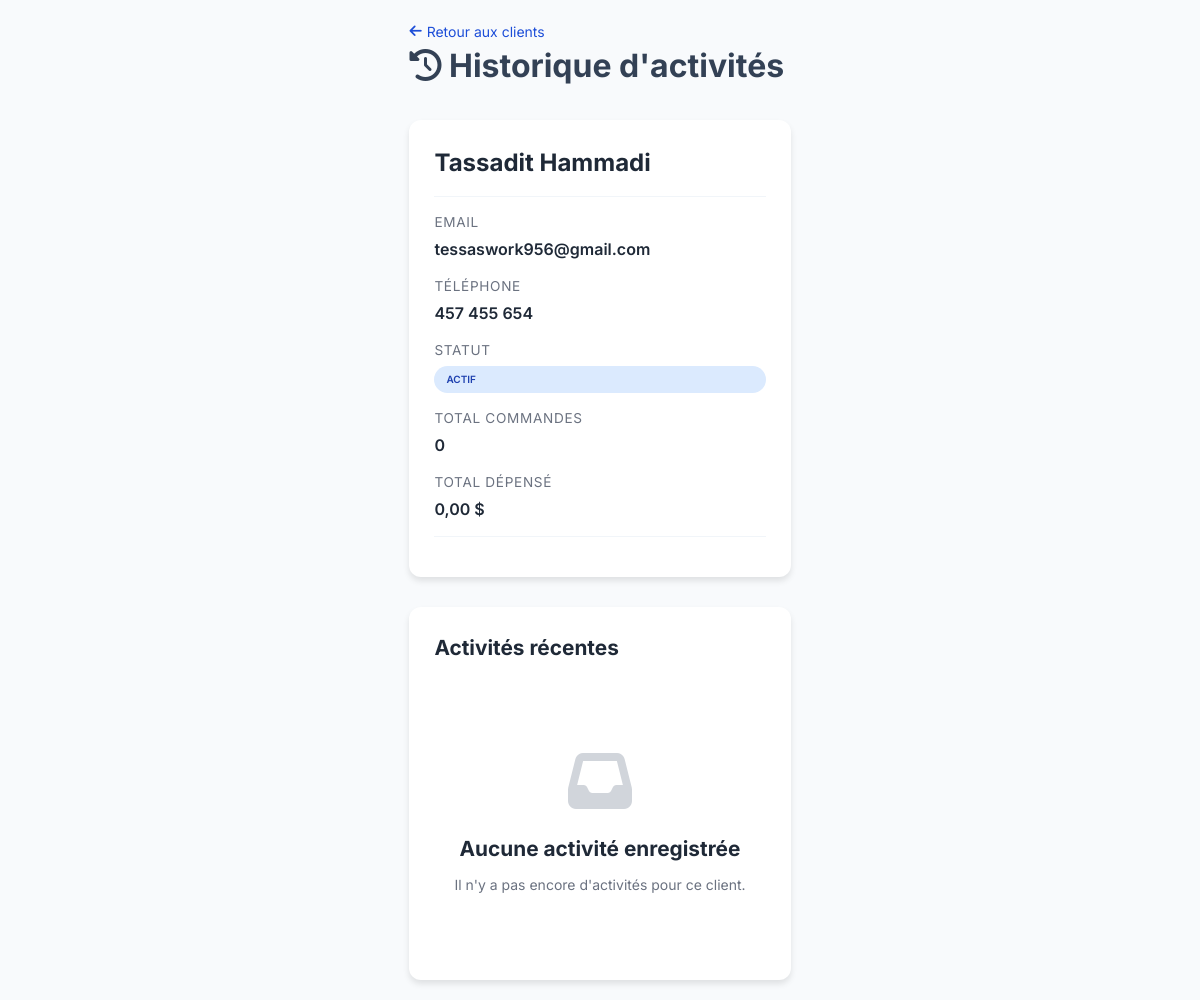
The app's page /clients/client/1/historique/ (signed in) with its own data.
### clients/models.py (models this page shows, shortened)
class Client(TimeStampedModel):
    CLIENT_TYPE_INDIVIDUAL = "individual"
    CLIENT_TYPE_COMPANY = "company"
    CLIENT_TYPE_PARTNER = "partner"
    CLIENT_TYPE_CHOICES = [
        (CLIENT_TYPE_INDIVIDUAL, "Individuel"),
        (CLIENT_TYPE_COMPANY, "Entreprise"),
        (CLIENT_TYPE_PARTNER, "Partenaire"),
    ]
    STATUS_ACTIVE = "active"
    STATUS_INACTIVE = "inactive"
    STATUS_CHOICES = [
        (STATUS_ACTIVE, "Actif"),
        (STATUS_INACTIVE, "Inactif"),
    ]
    name = models.CharField("Nom", max_length=255)
    email = models.EmailField("Email", unique=True)
    phone = models.CharField("Téléphone", max_length=20, blank=True)
    address = models.TextField("Adresse", blank=True)
    client_type = models.CharField(
        "Type de client",
        max_length=20,
        choices=CLIENT_TYPE_CHOICES,
        default=CLIENT_TYPE_INDIVIDUAL,
    )
    status = models.CharField(
        "Statut",
        max_length=20,
        choices=STATUS_CHOICES,
        default=STATUS_ACTIVE,
    )
    loyalty_score = models.PositiveIntegerField(
        "Score de fidélité (1-5)", default=3, help_text="Note de 1 à 5"
    )
    satisfaction_score = models.PositiveIntegerField(
        "Score de satisfaction (%)", default=0, help_text="Pourcentage de satisfaction"
    )
    total_orders = models.PositiveIntegerField("Nombre total de commandes", default=0)
    total_spent = models.DecimalField(
        "Montant total dépensé ($)", max_digits=10, decimal_places=2, default=0
    )
    last_activity_date = models.DateField("Dernière activité", blank=True, null=True)
    notes = models.TextField("Notes", blank=True)
    class Meta:
        verbose_name = "Client"
        verbose_name_plural = "Clients"
        ordering = ["-created_at"]

### clients/views.py (the view)
# urls.py: path("client/<int:client_id>/historique/", views.client_activity_history, name="client_activity_history"),
@user_passes_test(is_staff_or_superuser)
def client_activity_history(request, client_id):
    client = get_object_or_404(Client, id=client_id)
    activities = ClientActivityLog.objects.filter(client=client).order_by("-created_at")
    context = {
        "client": client,
        "activities": activities,
    }
    return render(request, "pgi/client_activity_history.html", context)

### clients/views.py (called while the page is built)
def is_staff_or_superuser(user):
    return user.is_authenticated and (user.is_staff or user.is_superuser)

### templates/pgi/client_activity_history.html (shortened to what this page needs)
{% load static %}
<!DOCTYPE html>
<html lang="fr">
<head>
  <link rel="stylesheet" href="https://cdnjs.cloudflare.com/ajax/libs/font-awesome/6.4.0/css/all.min.css" />
  <link rel="stylesheet" href="{% static 'style.css' %}">
</head>
<body>
  <div class="activity-container">
    <div class="activity-header">
      <a href="{% url 'clients:clients' %}"><i class="fa-solid fa-arrow-left"></i> Retour aux clients</a>
      <h1><i class="fa-solid fa-history"></i> Historique d'activités</h1>
    </div>
    <div class="client-info-card">
      <h2>{{ client.name }}</h2>
      <div class="client-details">
        <div class="client-detail-item">
          <span class="client-detail-label">Email</span>
          <span class="client-detail-value">{{ client.email }}</span>
        </div>
        <div class="client-detail-item">
          <span class="client-detail-label">Téléphone</span>
          <span class="client-detail-value">{{ client.phone|default:"Non renseigné" }}</span>
        </div>
        <div class="client-detail-item">
          <span class="client-detail-label">Statut</span>
          <span class="client-status {{ client.status|lower }}">{{ client.get_status_display }}</span>
        </div>
        <div class="client-detail-item">
          <span class="client-detail-label">Total commandes</span>
          <span class="client-detail-value">{{ client.total_orders }}</span>
        </div>
        <div class="client-detail-item">
          <span class="client-detail-label">Total dépensé</span>
          <span class="client-detail-value">{{ client.total_spent|floatformat:2 }} $</span>
        </div>
      </div>
    </div>
    <div class="activity-timeline">
      <h2>Activités récentes</h2>
      {% if activities %}
      {% for activity in activities %}
      <div class="activity-item">
        <div class="activity-icon {{ activity.activity_type|lower }}">
          {% if activity.activity_type == 'ORDER' %}
          <i class="fa-solid fa-box"></i>
          {% elif activity.activity_type == 'EMAIL' %}
          <i class="fa-solid fa-envelope"></i>
          {% elif activity.activity_type == 'CALL' %}
          <i class="fa-solid fa-phone"></i>
          {% elif activity.activity_type == 'MEETING' %}
          <i class="fa-solid fa-calendar"></i>
          {% else %}
          <i class="fa-solid fa-circle-info"></i>
          {% endif %}
        </div>
        <div class="activity-content">
          <div class="activity-title">{{ activity.get_activity_type_display }}</div>
          <div class="activity-description">{{ activity.description }}</div>
          <div class="activity-meta">
            <span><i class="fa-solid fa-calendar"></i> {{ activity.created_at|date:"d/m/Y H:i" }}</span>
            {% if activity.user %}
            <span><i class="fa-solid fa-user"></i> {{ activity.user.get_full_name|default:activity.user.username }}</span>
            {% endif %}
          </div>
        </div>
      </div>
      {% endfor %}
      {% else %}
      <div class="empty-state">
        <i class="fa-solid fa-inbox"></i>
        <h2>Aucune activité enregistrée</h2>
        <p>Il n'y a pas encore d'activités pour ce client.</p>
      </div>
      {% endif %}
    </div>
  </div>
</body>
</html>

### style.css (style rules this page uses)
:root { --primary: #0066cc; --primary-dark: #0052a3; --accent: #0099ff; --accent-light: #4cc9f0; --bg: #f8fafc; --bg-gradient: linear-gradient(135deg, #f8fafc 0%, #e2e8f0 100%); --dark: #0f172a; --dark-light: #1e293b; --text: #334155; --text-light: #64748b; --card-bg: #ffffff; --card-hover: #f1f5f9; --success: #10b981; --warning: #f59e0b; --critical: #ef4444; --info: #3b82f6; --shadow-sm: 0 1px 3px rgba(0, 0, 0, 0.05); --shadow-md: 0 4px 12px rgba(0, 0, 0, 0.08); --shadow-lg: 0 8px 25px rgba(0, 0, 0, 0.12); --shadow-hover: 0 6px 20px rgba(0, 180, 216, 0.15); --radius-sm: 6px; --radius-md: 10px; --radius-lg: 14px; --radius-xl: 18px; --transition: all 0.3s cubic-bezier(0.25, 0.46, 0.45, 0.94); --transition-fast: all 0.15s ease; }
* { margin: 0; padding: 0; box-sizing: border-box; font-family: 'Inter', sans-serif; }
body { display: flex; background: var(--bg); color: var(--text); min-height: 100vh; overflow-x: hidden; line-height: 1.5; font-size: 14px; }
.client-status { font-size: 10px !important; min-width: 70px; padding: 4px 8px; flex-shrink: 0; }
.client-details { display: grid; grid-template-columns: repeat(3, 1fr); gap: 10px; margin-bottom: 15px; padding: 15px 0; border-top: 1px solid #f1f5f9; border-bottom: 1px solid #f1f5f9; }

### templates/pgi/client_activity_history.html (style rules this page uses)
.activity-container { max-width: 1200px; margin: 0 auto; padding: 20px; }
.activity-header { margin-bottom: 30px; }
.activity-header h1 { font-size: 2rem; margin-bottom: 10px; }
.activity-header a { color: #1d4ed8; text-decoration: none; display: inline-flex; align-items: center; gap: 5px; }
.client-info-card { background: white; border-radius: 12px; padding: 25px; margin-bottom: 30px; box-shadow: 0 4px 6px rgba(0, 0, 0, 0.1); }
.client-info-card h2 { font-size: 1.5rem; margin-bottom: 15px; color: #1f2937; }
.client-details { display: grid; grid-template-columns: repeat(auto-fit, minmax(200px, 1fr)); gap: 15px; }
.client-detail-item { display: flex; flex-direction: column; gap: 5px; }
.client-detail-label { font-size: 0.85rem; color: #6b7280; text-transform: uppercase; letter-spacing: 0.05em; }
.client-detail-value { font-size: 1rem; font-weight: 600; color: #1f2937; }
.client-status { display: inline-block; padding: 6px 12px; border-radius: 20px; font-weight: 600; font-size: 0.85rem; text-transform: uppercase; }
.client-status.active { background: #dbeafe; color: #1e40af; }
.activity-timeline { background: white; border-radius: 12px; padding: 25px; box-shadow: 0 4px 6px rgba(0, 0, 0, 0.1); }
.activity-timeline h2 { font-size: 1.3rem; margin-bottom: 25px; color: #1f2937; }
.empty-state { text-align: center; padding: 60px 20px; color: #6b7280; }
.empty-state i { font-size: 4rem; margin-bottom: 20px; color: #d1d5db; }
.empty-state h2 { margin-bottom: 10px; color: #1f2937; }

### records on screen
Client: name "Tassadit Hammadi", email "tessaswork956@gmail.com", phone "457 455 654", status "ACTIF", total_orders "0", total_spent "0,00"
